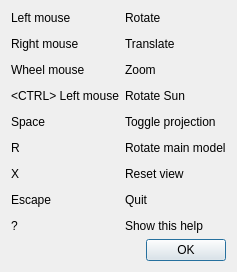
<?xml version="1.0" encoding="UTF-8"?>
<ui version="4.0">
 <class>Dialog</class>
 <widget class="QDialog" name="Dialog">
  <property name="geometry">
   <rect>
    <x>0</x>
    <y>0</y>
    <width>212</width>
    <height>262</height>
   </rect>
  </property>
  <property name="windowTitle">
   <string>Help</string>
  </property>
  <layout class="QVBoxLayout" name="verticalLayout">
   <item>
    <layout class="QHBoxLayout" name="horizontalLayout">
     <item>
      <widget class="QLabel" name="label">
       <property name="text">
        <string>&lt;html&gt;&lt;head/&gt;&lt;body&gt;&lt;p&gt;Left mouse&lt;/p&gt;&lt;p&gt;Right mouse&lt;/p&gt;&lt;p&gt;Wheel mouse&lt;/p&gt;&lt;p&gt;&amp;lt;CTRL&amp;gt; Left mouse&lt;/p&gt;&lt;p&gt;Space&lt;/p&gt;&lt;p&gt;R&lt;/p&gt;&lt;p&gt;X&lt;/p&gt;&lt;p&gt;Escape&lt;/p&gt;&lt;p&gt;?&lt;/p&gt;&lt;/body&gt;&lt;/html&gt;</string>
       </property>
      </widget>
     </item>
     <item>
      <widget class="QLabel" name="label_2">
       <property name="text">
        <string>&lt;html&gt;&lt;head/&gt;&lt;body&gt;&lt;p&gt;Rotate&lt;/p&gt;&lt;p&gt;Translate&lt;/p&gt;&lt;p&gt;Zoom&lt;/p&gt;&lt;p&gt;Rotate Sun&lt;/p&gt;&lt;p&gt;Toggle projection&lt;/p&gt;&lt;p&gt;Rotate main model&lt;/p&gt;&lt;p&gt;Reset view&lt;/p&gt;&lt;p&gt;Quit&lt;/p&gt;&lt;p&gt;Show this help&lt;/p&gt;&lt;/body&gt;&lt;/html&gt;</string>
       </property>
      </widget>
     </item>
    </layout>
   </item>
   <item>
    <widget class="QDialogButtonBox" name="buttonBox">
     <property name="orientation">
      <enum>Qt::Horizontal</enum>
     </property>
     <property name="standardButtons">
      <set>QDialogButtonBox::Ok</set>
     </property>
    </widget>
   </item>
  </layout>
 </widget>
 <resources/>
 <connections>
  <connection>
   <sender>buttonBox</sender>
   <signal>accepted()</signal>
   <receiver>Dialog</receiver>
   <slot>accept()</slot>
   <hints>
    <hint type="sourcelabel">
     <x>248</x>
     <y>254</y>
    </hint>
    <hint type="destinationlabel">
     <x>157</x>
     <y>274</y>
    </hint>
   </hints>
  </connection>
  <connection>
   <sender>buttonBox</sender>
   <signal>rejected()</signal>
   <receiver>Dialog</receiver>
   <slot>reject()</slot>
   <hints>
    <hint type="sourcelabel">
     <x>316</x>
     <y>260</y>
    </hint>
    <hint type="destinationlabel">
     <x>286</x>
     <y>274</y>
    </hint>
   </hints>
  </connection>
 </connections>
</ui>
